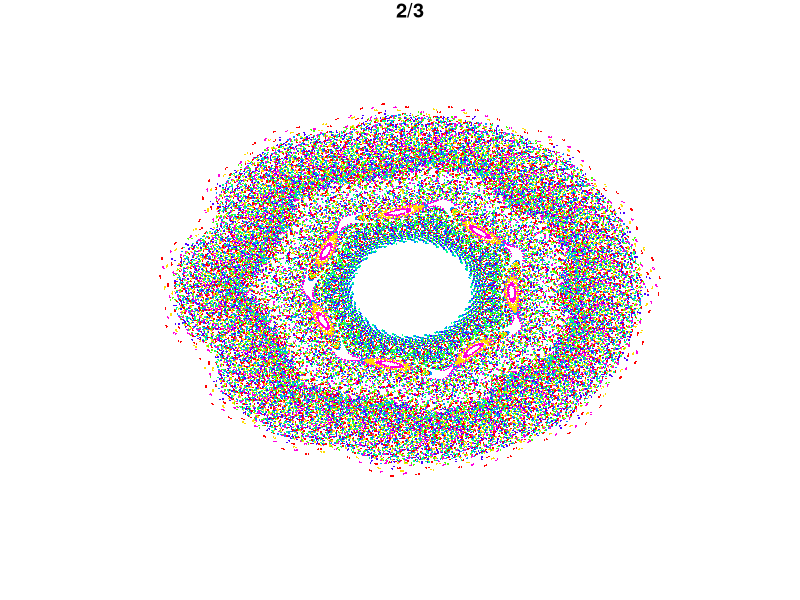

This figure's R source:
library("MASS")

fx=function(x) (1+a*x+a*x^2+a*x^3)/(1+x^2)
a=2/3
b=.9985
n=500
m=96
x0box=5*cos(c(0:m)*2*pi/m)
y0box=5*sin(c(0:m)*2*pi/m)

xbox=rep(NA, n*m)
ybox=rep(NA, n*m)
colbox=rep(NA, n*m)
s=1
for(k in 1:m){
  x=x0box[k]
  y=y0box[k]
 for(l in 1:n){
  colbox[s]=k 
  xbox[s]=x
  ybox[s]=y
  s=s+1
  x=b*y+fx(x)
  y=-xbox[s-1]+fx(x)
}
}

par(pty="s", mar=c(2,2,1,1), mgp=c(1,.4,0))

# plot(x=xbox, y=ybox, pch=16, cex=.25, col=rainbow(m)[colbox], xlab="x",ylab= "y", main=paste("a=", a, ", b=" , b, ", x0=" , xbox[1], ", y0=", ybox[1]), asp=1)

plot(x=xbox, y=ybox, pch=16, cex=.25, col=rainbow(7)[(colbox %%7)+1], axes = F, xlab="",ylab= "", main=as.character(fractions(a)), asp=1)
